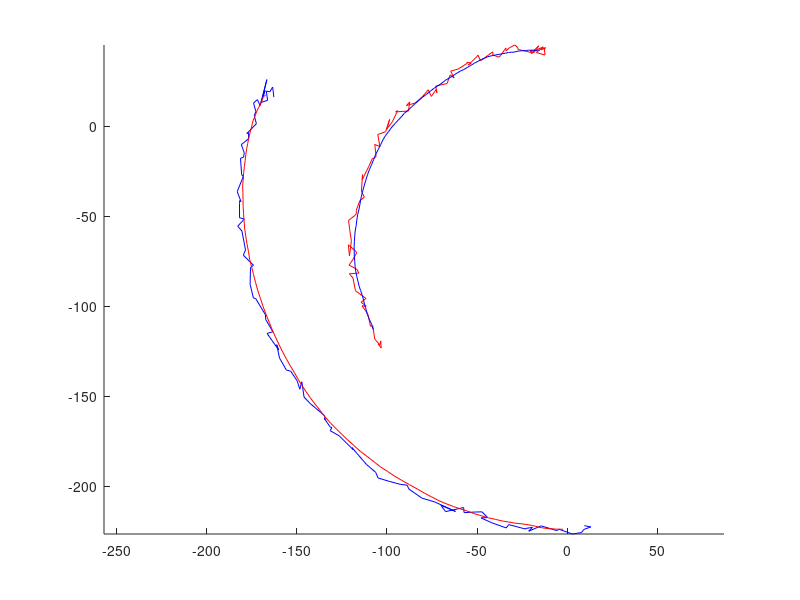

This chart was generated by the following MATLAB code: (Note: this script raises an error after producing the figure.)
clear;close all;clc

load('rawdataEditedZeroedFinal.mat');
Zerodata = data;
clear data
format compact

%% moving average

load('rawdataEditedZeroedFinal.mat');

M = movmean(data,20);

% load('MVdata_10.mat')
% data = data2;
% load('MAEditedRawdata_10.mat')
% data = M;

data = M;

%%

% step_size = 13; %Resolution of Making ICOR Path
% N_Step = round(size(data,1)/step_size)-1 ;

N_Step = 9;

ICOR = zeros (N_Step,2);
ICORB = zeros (N_Step,2);
bdata = zeros (N_Step,5);
bdata(:,1) = 1:1:N_Step;

%% Plot Input

%plot Input data
% figure
% plot ( data(:,1) , data(:,2) , 'b' , data(:,1) , data(:,3) , 'r'...
%      , data(:,1) , data(:,4) , 'c' , data(:,1) , data(:,5) , 'm' )

%plot two Marker 95,96

figure(2)
axis equal
hold on

plot(Zerodata(:,2),Zerodata(:,3),'r') %Plot Zeroed Data
plot(Zerodata(:,4),Zerodata(:,5),'b')

plot ( data(:,2) , data(:,3) , 'b' , data(:,4) , data(:,5) , 'r' ) %PLot MovingAverage Data


for j = 1:1:N_Step
    %% Calculation for First(1) Perpendicular Line

    %disp(['j = ' num2str(j)])

    syms x1 xp1
    %i = ((j-1)*step_size) + 1 ;
    ii = [1    14    27    53    46    59   53   66    79    82];%[1    14    27    40    53    66    79    99or85];[1    14    27    38    53   46    59   53   66    79    82];[1    14    27    38    53   46    59   53   66    79    82];
    i = ii(1,j);
    step_size = ii(1,j+1)-ii(1,j);
    Mi = ( data(i + step_size,3) - data(i,3) ) / ( data(i + step_size,2) - data(i,2) ) ;
    y1 = ( Mi * ( x1 - data(i + step_size,2) )) + data(i + step_size,3) ; %function of First(1) Base Line in i Try
    if data(i + step_size,2) < data(i,2)
        fplot(y1,[data(i + step_size,2) data(i,2)],'k') %plot the First(1) Base Line in i Try
    else
        fplot(y1,[data(i,2) data(i + step_size,2)],'k') %plot the First(1) Base Line in i Try
    end

    bdata(j,2) = data(i,2); %x1
    bdata(j,3) = data(i,3); %y1
    %plot(bdata(j,2),bdata(j,3),'r*') %%%%%%%%%%%%%%%

    Xi_1 = data(i,2); Yi_1 = data(i,3);Xi_2 = data(i + step_size,2); Yi_2 = data(i + step_size,3);
    plot(Xi_1,Yi_1,'ko');plot(Xi_2,Yi_2,'k.'); %plot the Two o Dots for First(1) Base Line in i Try

    X_MPi = ( ((data(i + step_size,2)-data(i,2))/2)+data(i,2) ) ; Y_MPi = ( ((data(i + step_size,3)-data(i,3))/2)+data(i,3) );
    plot(X_MPi,Y_MPi,'r*') %Plot (MP)Middle Point for First(1) Base Line of i try

    yp1 = ( (-1/Mi) * ( xp1 - X_MPi )) + Y_MPi ; %function of First(1) Perpendicular Line in i Try

    %% Calculation for Second(2) Perpendicular Line

    syms x2 xp2

    Mi2 = ( data(i + step_size,5) - data(i,5) ) / ( data(i + step_size,4) - data(i,4) ) ;
    y2 = ( Mi2 * ( x2 - data(i + step_size,4) )) + data(i + step_size,5) ; %function of Second(2) Base Line in i Try

    if data(i + step_size,4) < data(i,4)
        fplot(y2,[data(i + step_size,4) data(i,4)],'k') %plot the Second(2) Base Line in i Try
    else
        fplot(y2,[data(i,4) data(i + step_size,4)],'k') %plot the Second(2) Base Line in i Try
    end


    bdata(j,4) = data(i,4); %x1data(i,5)
    bdata(j,5) = data(i,5); %y1
    %plot(bdata(j,4),bdata(j,5),'r*') %%%%%%%%%%%%%%%%%

    Xi2_1 = data(i,4); Yi2_1 = data(i,5);Xi2_2 = data(i + step_size,4); Yi2_2 = data(i + step_size,5);
    plot(Xi2_1,Yi2_1,'ko');plot(Xi2_2,Yi2_2,'k.'); %plot the Two o Dots for Second(2) Base Line in i Try

    X2_MPi = ( ((data(i + step_size,4)-data(i,4))/2)+data(i,4) ) ; Y2_MPi = ( ((data(i + step_size,5)-data(i,5))/2)+data(i,5) );
    plot(X2_MPi,Y2_MPi,'r*') %Plot (MP)Middle Point for Second(2) Base Line of i try

    yp2 = ( (-1/Mi2) * ( xp2 - X2_MPi )) + Y2_MPi ; %function of Second(2) Perpendicular Line in i Try

    %% Solve System of two Perpendicular Line functions to get location of ICOR in i Try

    syms x y

    xp1 = x ;
    eqn1 = eval(yp1) - y ==0;
    xp2 = x ;
    eqn2 = eval(yp2) - y ==0; %change variable name to x&y

    sol = solve([eqn1, eqn2], [x, y]);
    ICOR_x = sol.x;
    ICOR_y = sol.y; %solve System of two Perpendicular Line functions

    figure(2)

    plot(ICOR_x,ICOR_y,'kx')  %Plot ICOR Point for i try

    ICOR(j,1) = double(ICOR_x);
    ICOR(j,2) = double(ICOR_y); %Save ICOR X&Y
    %yp1 = ( (-1/Mi) * ( xp1 - X_MPi )) + Y_MPi ; %function of First(1) Perpendicular Line in i Try

    if  X_MPi < ICOR(j,1)
        fplot(yp1,[X_MPi ICOR(j,1)],'b') %plot the  First(1) Perpendicular Line in i Try
    else
        fplot(yp1,[ICOR(j,1) X_MPi],'b') %plot the  First(1) Perpendicular Line in i Try
    end

    if  X2_MPi < ICOR(j,1)
        fplot(yp2,[X2_MPi ICOR(j,1)],'r') %plot the Second(2) Perpendicular Line in i Try
    else
        fplot(yp2,[ICOR(j,1) X2_MPi],'r') %plot the Second(2) Perpendicular Line in i Try
    end

    pause(0.05)

end



% for j = 1:1:N_Step
%     %% Calculation for First(1) Perpendicular Line
% 
%     disp(['j = ' num2str(j)])
% 
%     syms x1 xp1
%     %i = ((j-1)*step_size) + 1 ;
%     ii = [7    20    33    46    59    72    85    99];
%     i = ii(1,j);
%     step_size = ii(1,j+1)-ii(1,j);
%     Mi = ( data(i + step_size,3) - data(i,3) ) / ( data(i + step_size,2) - data(i,2) ) ;
%     y1 = ( Mi * ( x1 - data(i + step_size,2) )) + data(i + step_size,3) ; %function of First(1) Base Line in i Try
%     if data(i + step_size,2) < data(i,2)
%         fplot(y1,[data(i + step_size,2) data(i,2)],'k') %plot the First(1) Base Line in i Try
%     else
%         fplot(y1,[data(i,2) data(i + step_size,2)],'k') %plot the First(1) Base Line in i Try
%     end
% 
%     bdata(j,2) = data(i,2); %x1
%     bdata(j,3) = data(i,3); %y1
%     %plot(bdata(j,2),bdata(j,3),'r*') %%%%%%%%%%%%%%%
% 
%     Xi_1 = data(i,2); Yi_1 = data(i,3);Xi_2 = data(i + step_size,2); Yi_2 = data(i + step_size,3);
%     plot(Xi_1,Yi_1,'ko');plot(Xi_2,Yi_2,'k.'); %plot the Two o Dots for First(1) Base Line in i Try
% 
%     X_MPi = ( ((data(i + step_size,2)-data(i,2))/2)+data(i,2) ) ; Y_MPi = ( ((data(i + step_size,3)-data(i,3))/2)+data(i,3) );
%     plot(X_MPi,Y_MPi,'r*') %Plot (MP)Middle Point for First(1) Base Line of i try
% 
%     yp1 = ( (-1/Mi) * ( xp1 - X_MPi )) + Y_MPi ; %function of First(1) Perpendicular Line in i Try
% 
%     %% Calculation for Second(2) Perpendicular Line
% 
%     syms x2 xp2
% 
%     Mi2 = ( data(i + step_size,5) - data(i,5) ) / ( data(i + step_size,4) - data(i,4) ) ;
%     y2 = ( Mi2 * ( x2 - data(i + step_size,4) )) + data(i + step_size,5) ; %function of Second(2) Base Line in i Try
% 
%     if data(i + step_size,4) < data(i,4)
%         fplot(y2,[data(i + step_size,4) data(i,4)],'k') %plot the Second(2) Base Line in i Try
%     else
%         fplot(y2,[data(i,4) data(i + step_size,4)],'k') %plot the Second(2) Base Line in i Try
%     end
% 
% 
%     bdata(j,4) = data(i,4); %x1data(i,5)
%     bdata(j,5) = data(i,5); %y1
%     %plot(bdata(j,4),bdata(j,5),'r*') %%%%%%%%%%%%%%%%%
% 
%     Xi2_1 = data(i,4); Yi2_1 = data(i,5);Xi2_2 = data(i + step_size,4); Yi2_2 = data(i + step_size,5);
%     plot(Xi2_1,Yi2_1,'ko');plot(Xi2_2,Yi2_2,'k.'); %plot the Two o Dots for Second(2) Base Line in i Try
% 
%     X2_MPi = ( ((data(i + step_size,4)-data(i,4))/2)+data(i,4) ) ; Y2_MPi = ( ((data(i + step_size,5)-data(i,5))/2)+data(i,5) );
%     plot(X2_MPi,Y2_MPi,'r*') %Plot (MP)Middle Point for Second(2) Base Line of i try
% 
%     yp2 = ( (-1/Mi2) * ( xp2 - X2_MPi )) + Y2_MPi ; %function of Second(2) Perpendicular Line in i Try
% 
%     %% Solve System of two Perpendicular Line functions to get location of ICOR in i Try
% 
%     syms x y
% 
%     xp1 = x ;
%     eqn1 = eval(yp1) - y ==0;
%     xp2 = x ;
%     eqn2 = eval(yp2) - y ==0; %change variable name to x&y
% 
%     sol = solve([eqn1, eqn2], [x, y]);
%     ICOR_x = sol.x;
%     ICOR_y = sol.y; %solve System of two Perpendicular Line functions
% 
%     figure(2)
% 
%     plot(ICOR_x,ICOR_y,'kx')  %Plot ICOR Point for i try
% 
%     ICOR(j,1) = double(ICOR_x);
%     ICOR(j,2) = double(ICOR_y); %Save ICOR X&Y
%     %yp1 = ( (-1/Mi) * ( xp1 - X_MPi )) + Y_MPi ; %function of First(1) Perpendicular Line in i Try
% 
%     if  X_MPi < ICOR(j,1)
%         fplot(yp1,[X_MPi ICOR(j,1)],'b') %plot the  First(1) Perpendicular Line in i Try
%     else
%         fplot(yp1,[ICOR(j,1) X_MPi],'b') %plot the  First(1) Perpendicular Line in i Try
%     end
% 
%     if  X2_MPi < ICOR(j,1)
%         fplot(yp2,[X2_MPi ICOR(j,1)],'r') %plot the Second(2) Perpendicular Line in i Try
%     else
%         fplot(yp2,[ICOR(j,1) X2_MPi],'r') %plot the Second(2) Perpendicular Line in i Try
%     end
% 
%     pause(0.1)
% 
% end
% 


%% calculate R and Theta
% figure
% plot(ICOR(:,1),ICOR(:,2))
% axis equal
%
% for k = 1:1:N_Step
%     w = k*step_size ;
%     r1(k,1) = sqrt( (ICOR(k,1)-data(w-1,2))^2 + (ICOR(k,2)-data(w-1,3))^2 );
%     r2(k,1) = sqrt( (ICOR(k,1)-data(w-1,4) )^2 + (ICOR(k,2)-data(w-1,5) )^2 );
%     t1(k,1) = atan2d( (ICOR(k,2)-data(w-1,3)) , (ICOR(k,1)-data(w-1,2)) );
%     if  ( t1(k,1)<0 )
%          t1(k,1) =  360+t1(k,1);
%     end
%     t2(k,1) = atan2d( (ICOR(k,2)-data(w-1,5)) , (ICOR(k,1)-data(w-1,4)) );
%      if  ( t2(k,1)<0 )
%          t2(k,1) =  360+t2(k,1);
%     end
%     tr(k,1) = atan2d( (data(w-1,3)-data(w-1,5)) , (data(w-1,2)-data(w-1,4)) );
%     if  ( tr(k,1)<0 )
%          tr(k,1) =  360+tr(k,1);
%     end
%     t1f(k,1) = t1(k,1)-tr(k,1) ;
%     t2f(k,1) = t2(k,1)-tr(k,1) ;
% end

%plot([0,r1(1,1)],[0,0])
% 
% M0 = atan2d( ( bdata(1,3) - bdata(1,5) ) , ( bdata(1,2) - bdata(1,4)) ) ;
% 
% for a = 1:1:N_Step
% 
%     syms xb
% 
%     Mm = atan2d ( ( bdata(a,3) - bdata(a,5) ) , ( bdata(a,2) - bdata(a,4) ) );
%     if  ( Mm<0 )
%         Mm =  360+Mm;
%     end
% 
%     Mf1 = atan2d ( ( ICOR(a,2) - bdata(a,3) ) , ( ICOR(a,1) - bdata(a,2) ) ) ;
%     if  ( Mf1<0 )
%         Mf1 =  360+Mf1;
%     end
% 
%     Mf1it = Mf1 - (Mm-M0);
%     Mf1i = sind(Mf1it)/cosd(Mf1it);
% 
%     yf1 = ( Mf1i * ( xb - bdata(1,2) )) + bdata(1,3);
%     %fplot(yf1,[-50 100]) %plot
% 
%     Mf2 = atan2d( ( ICOR(a,2) - bdata(a,5) ) , ( ICOR(a,1) - bdata(a,4) ) ) ;
%     if  ( Mf2<0 )
%         Mf2 =  360+Mf2;
%     end
% 
%     Mf2it = Mf2 - (Mm-M0);
%     Mf2i = sind(Mf2it)/cosd(Mf2it);
% 
%     yf2 = ( Mf2i * ( xb - bdata(1,4) )) + bdata(1,5);
%     %fplot(yf2,[-50 100])
% 
%     syms x y
% 
%     xb = x ;
%     eqn1 = eval(yf1) - y ==0;
%     eqn2 = eval(yf2) - y ==0; %change variable name to x&y
% 
%     sol = solve([eqn1, eqn2], [x, y]);
%     ICORB_x = sol.x;
%     ICORB_y = sol.y; %solve System of two Perpendicular Line functions
% 
%     %plot(ICORB_x,ICORB_y,'ro')  %Plot ICOR Point for i try
% 
%     ICORB(a,1) = double(ICORB_x);
%     ICORB(a,2) = double(ICORB_y); %Save ICOR X&Y
% 
% 
%     pause(0.01)
% 
% end
%% TEST & Check For ICORB
% for i = 1:1:N_Step
%     r1 = sqrt( (ICOR(i,1)-bdata(i,2))^2 + (ICOR(i,2)-bdata(i,3))^2 );
%     r1p = sqrt( (ICORB(i,1)-bdata(1,2))^2 + (ICORB(i,2)-bdata(1,3))^2 );
%     Error_1 = abs(r1-r1p);
%     if Error_1 > 0.01
%         fprintf('in i = %d We have Error between r1-r1p With the amount of %7.4f mm \n',i,Error_1);
%         i = i - 1;
%     end
%     r2 = sqrt( (ICOR(i,1)-bdata(i,4))^2 + (ICOR(i,2)-bdata(i,5))^2 );
%     r2p = sqrt( (ICORB(i,1)-bdata(1,4))^2 + (ICORB(i,2)-bdata(1,5))^2 );
%     Error_2 = abs(r2-r2p);
%     if Error_2 > 0.01
%         fprintf('in i = %d We have Error between r2-r2p With the amount of %7.4f mm \n',i,Error_2);
%         i = i - 1;
%     end
% end

% for i = 1:120:N_Step
%     plot([ICOR(i,1),bdata(i,2)],[ICOR(i,2),bdata(i,3)])
%     plot([ICOR(i,1),bdata(i,4)],[ICOR(i,2),bdata(i,5)])
%
%     plot([ICORB(i,1),bdata(1,2)],[ICORB(i,2),bdata(1,3)])
%     plot([ICORB(i,1),bdata(1,4)],[ICORB(i,2),bdata(1,5)])
%
%     plot(bdata(i,4),bdata(i,5),'ko')
%     plot(bdata(i,2),bdata(i,3),'ko')
% end
%% Result
%
% figure(2)
% hold on
% axis equal
% plot ( ICOR(:,1) , ICOR(:,2) , 'b' , ICORB(:,1) , ICORB(:,2) , 'r' )
% legend('Space Centrode','Body Centrode')
% figure(2)
% axis equal
% plot(Zerodata(:,2),Zerodata(:,3),'r')
% plot(Zerodata(:,4),Zerodata(:,5),'b')
% 
% plot(M(:,2),M(:,3),'b')
% plot(M(:,4),M(:,5),'r')